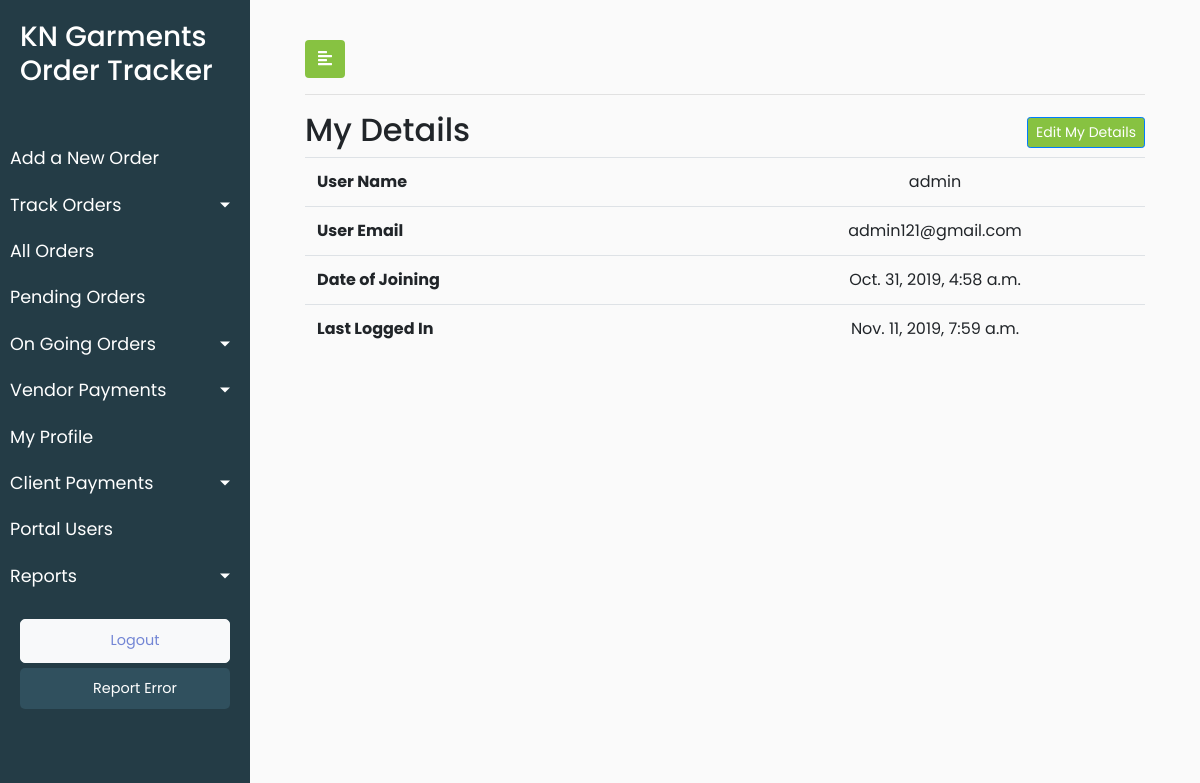
Before: /my_profile/1 with the older database file.
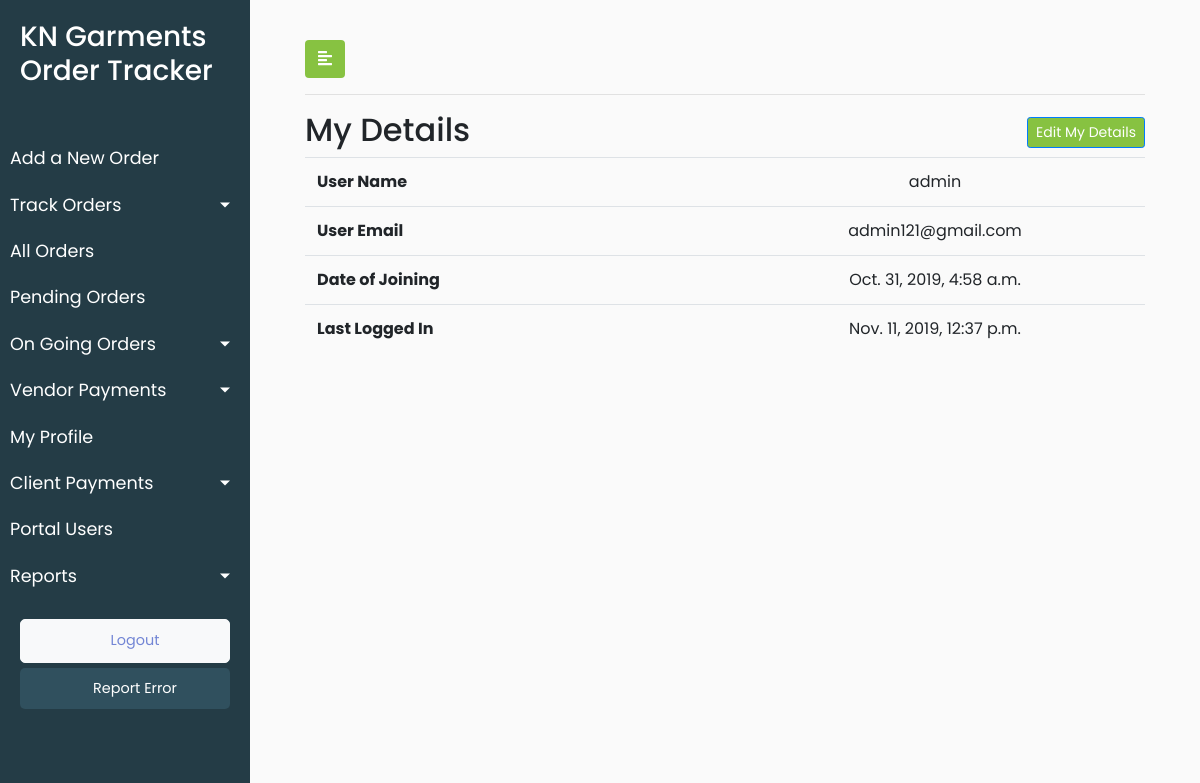
After: the same page with the newer database file.
### KNGarment_Order_TrackPro_App/models.py (models this page shows)
class CustomUser(AbstractUser):
    SUPER_ADMIN = 108
    ADMIN = 100
    FABRIC_VENDOR = 1
    STITCHING_VENDOR = 2
    WASHING_VENDOR = 3
    FINISHING_VENDOR = 4
    ROLE_CHOICES = (
      (ADMIN,'admin'),
      (SUPER_ADMIN,'super_admin'),
      (FABRIC_VENDOR,'fabric_vendor'),
      (STITCHING_VENDOR,'stitching_vendor'),
      (WASHING_VENDOR,'washing_vendor'),
      (FINISHING_VENDOR,'finishing_vendor')
    )
    user_role = models.PositiveSmallIntegerField(choices=ROLE_CHOICES,default=ADMIN,blank=True)

### KNGarment_Order_TrackPro_App/views.py (the view)
# urls.py: path('my_profile/<int:pk>', views.my_profile, name='my_profile'),
def my_profile(request,pk):
    users = CustomUser.objects.get(pk=pk)
    user_data = {}
    user_data['users'] = users
    user_data['user_role'] = users.user_role
    return render(request,'KNGarment_Order_TrackPro_App/my_profile.html',user_data)

### KNGarment_Order_TrackPro_App/templates/KNGarment_Order_TrackPro_App/my_profile.html (shortened to what this page needs)
{% extends 'KNGarment_Order_TrackPro_App/base.html' %}
{% load static %}
{% block content %}
<div id="content">
    <div class="container-fluid">
        <button type="button" id="sidebarCollapse" class="btn" style="background-color: #87c241;color: white">
            <i class="fas fa-align-left"></i>
        </button>
        <hr>
        <h2>My Details<span style="float: right"><button type="button" style="background-color: #87c241;color: white" class="update-my-details btn btn-sm btn-primary" data-id="{% url 'KNGarment_Order_TrackPro_App:my_details_update' pk=users.pk  %}">
							Edit My Details
							</button></span></h2>
        <table class="table" style="text-align: center">
            <tbody>
                <tr>
                    <td class="heading_bold">User Name</td>
                    <td class="text-center">{{users.username}}</td>
                </tr>
                <tr>
                    <td class="heading_bold">User Email</td>
                    <td class="text-center">{{users.email}}</td>
                </tr>
                <tr>
                    <td class="heading_bold">Date of Joining</td>
                    <td class="text-center">{{users.date_joined}}</td>
                </tr>
                <tr>
                    <td class="heading_bold">Last Logged In</td>
                    <td class="text-center">{{users.last_login}}</td>
                </tr>
            </tbody>
        </table>
    </div>
</div>
{% endblock content %}

Changed rows visible on the page:
changed CustomUser "admin": last_login "Nov. 11, 2019, 7:59 a.m." → "Nov. 11, 2019, 12:37 p.m."
